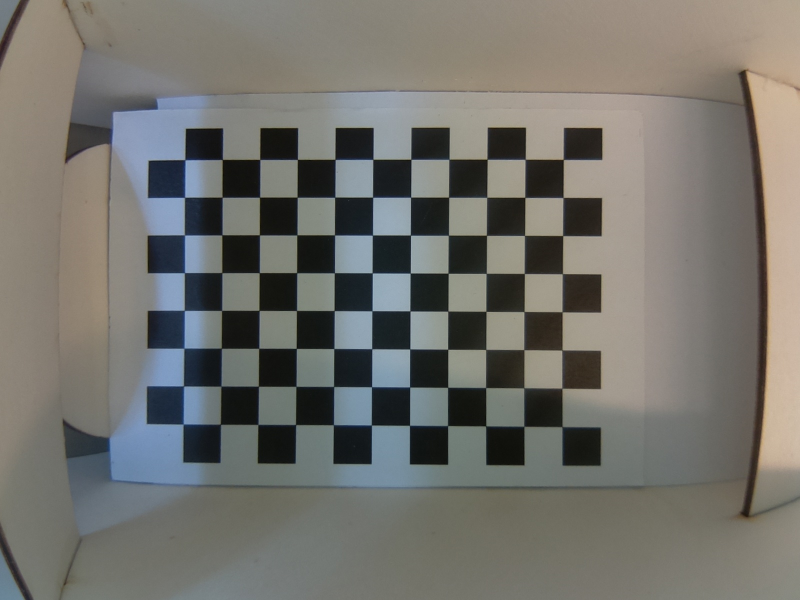
#> input picture src/scripts/undistored.jpg, 1600 x 1200 px (shown at 1/2 size)
$ python -i cardScanner.py   (imports and definitions only)
#> lines starting #> are read from the running program, lines starting #| are printed output that depends on the picture; after the words box and inside, x2 and y2 are one past the last pixel; in counts of white or black regions, pixels touching at a corner belong together
# -*- coding: utf-8 -*-
# @Author: Lutz Reiter, Design Research Lab, Universität der Künste Berlin
# @Date:   2016-03-30 17:41:12
# @Last Modified by:   lutzer
# @Last Modified time: 2016-04-14 18:13:21

import cv2
import numpy as np
import logging

logger = logging.getLogger(__name__)

# CV PARAMETERS
RESIZE_FACTOR = 0.3
CONTOUR_MIN_SIZE = 900*500 #size of the sourunding box in pixels
ERODE_KERNEL_SIZE = 3
ERODE_ITERATIONS = 3

MARKER_THRESHOLD = 0.1

class MarkerPattern:

	def __init__(self,pattern,size):
#> called with size = 2
#> further down, picture is the input picture: shape (1200, 1600, 3); mean B, G, R 108.6, 114.2, 115.3
		pattern = np.array(pattern)
		self.innerPattern = pattern
		self.pattern = np.ones((size+4,size+4),np.uint8)
		cv2.rectangle(self.pattern,(1,1),(size+2,size+2),0)
		self.pattern[2 : 2+pattern.shape[0], 2: 2+pattern.shape[1]] = pattern

MARKER = MarkerPattern([[1, 1,],[1, 0,]],2)


class CardScanner:

	def __init__(self,image,roi=False):

#> called with roi = False
		if (roi):
			image = image[roi[0] : roi[1], roi[2] : roi[3]]

		self.inputImage = image
		self.image = image.copy();
		self.binaryImage = cv2.cvtColor(image, cv2.COLOR_BGR2GRAY)
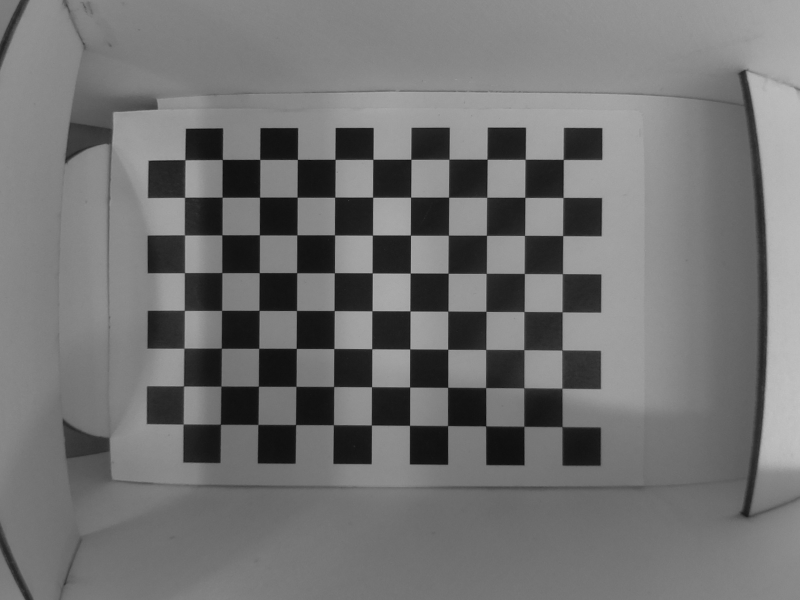
#> self.binaryImage: shape (1200, 1600) (shown at 1/2 size); min 5, max 196, mean 113.9

	def saveImage(self,path):
		logger.info("save Image")
		cv2.imwrite(path,self.image)

	def threshold(self):
		greyImage = cv2.cvtColor(self.image, cv2.COLOR_BGR2GRAY)

		# find threshold value
		#otsuVal,_ = cv2.threshold(greyImage,0,255,cv2.THRESH_BINARY+cv2.THRESH_OTSU)

		threshImage = cv2.adaptiveThreshold(greyImage,255,cv2.ADAPTIVE_THRESH_GAUSSIAN_C,\
			cv2.THRESH_BINARY,45,+4)
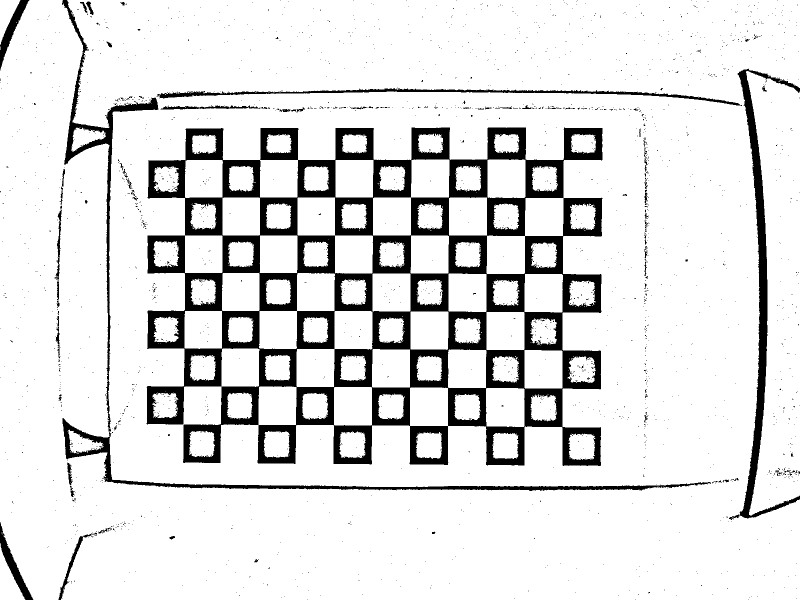
#> threshImage: shape (1200, 1600) (shown at 1/2 size); 87.5% white; 2213 black regions (2142 under 20 px), largest, box (x1, y1, x2, y2) and area: (293, 255, 1205, 932) 184660, (124, 0, 1422, 982) 19841, (1475, 137, 1600, 1037) 15551


		self.binaryImage = threshImage

		# apply truncate threshold, not binary image
		greyImage[threshImage == 255] = 255
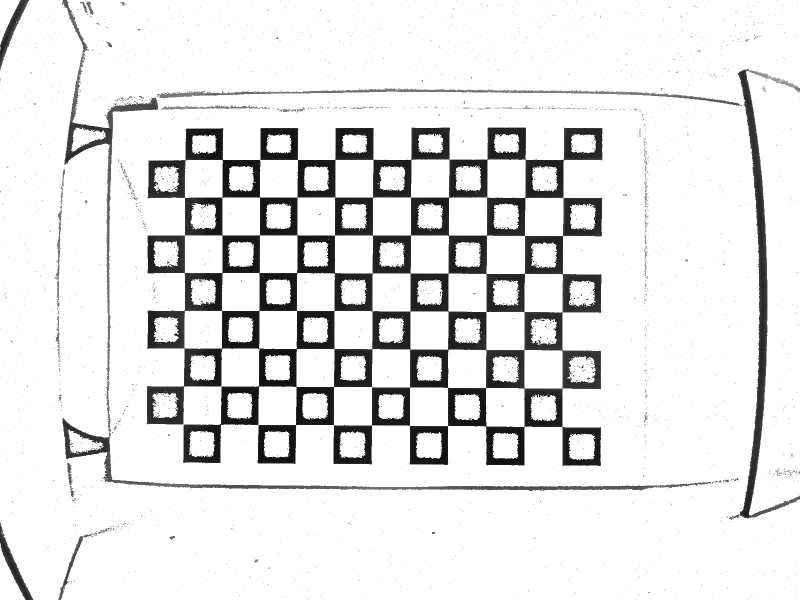
#> greyImage: shape (1200, 1600) (shown at 1/2 size); min 5, max 255, mean 228.7
		threshImage = greyImage

		# erode small pixels
		kernel = np.ones((ERODE_KERNEL_SIZE,ERODE_KERNEL_SIZE),np.uint8)
		threshImage = cv2.erode(threshImage,kernel,ERODE_ITERATIONS)
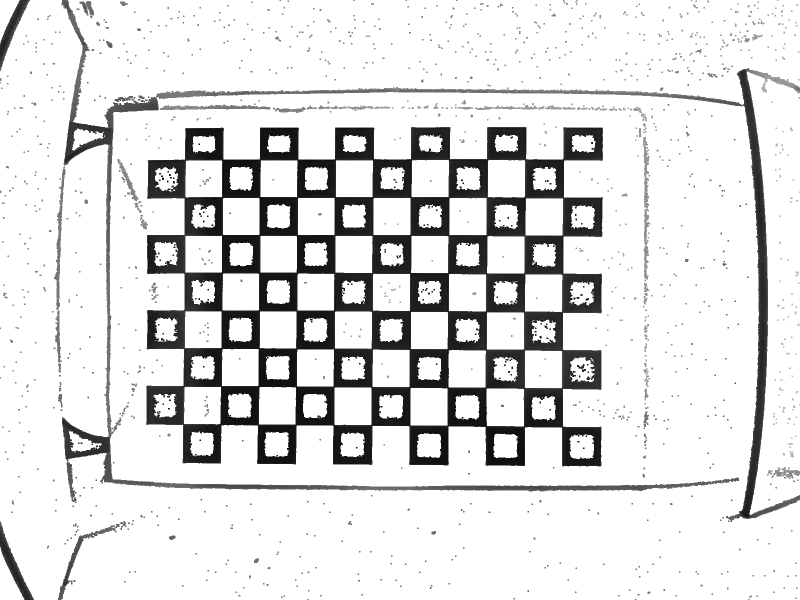
#> threshImage: shape (1200, 1600) (shown at 1/2 size); min 5, max 255, mean 221.6
		threshImage = cv2.dilate(threshImage,kernel,ERODE_ITERATIONS)

		self.image = threshImage

	# returns category of the postcard, if false no marker was found
	# apply function on thresholded image
	# [43 lines left out: functions findMarker, maskRectangle, not called in this run]

	def crop(self):
		self.image = cropImage(self.image)


# matches a pattern to different scales
# [24 lines left out: functions checkPattern, showImage, not called in this run]

def invertImage(img):
	return 255 - img

# [5 lines left out: function cropImage, not called in this run]

>>> import cv2
>>> picture = cv2.imread('../undistored.jpg')
>>> result = CardScanner(picture).threshold()
